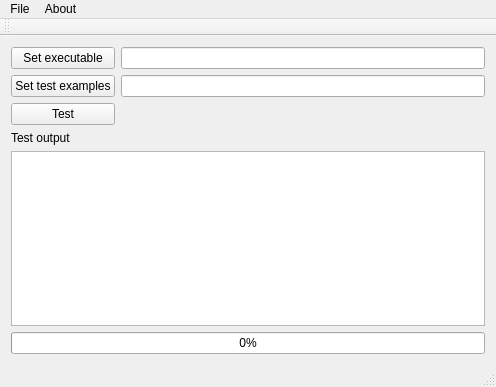
<?xml version="1.0" encoding="UTF-8"?>
<ui version="4.0">
 <class>MainWindow</class>
 <widget class="QMainWindow" name="MainWindow">
  <property name="geometry">
   <rect>
    <x>0</x>
    <y>0</y>
    <width>496</width>
    <height>387</height>
   </rect>
  </property>
  <property name="windowTitle">
   <string>Program Tester</string>
  </property>
  <widget class="QWidget" name="centralWidget">
   <layout class="QGridLayout" name="gridLayout_2">
    <item row="0" column="0">
     <layout class="QGridLayout" name="gridLayout">
      <item row="2" column="0">
       <widget class="QPushButton" name="btTest">
        <property name="text">
         <string>Test</string>
        </property>
       </widget>
      </item>
      <item row="0" column="1">
       <widget class="QLineEdit" name="leExecutablePath"/>
      </item>
      <item row="0" column="0">
       <widget class="QPushButton" name="btSetExecutable">
        <property name="text">
         <string>Set executable</string>
        </property>
       </widget>
      </item>
      <item row="1" column="0">
       <widget class="QPushButton" name="btSetInputExamples">
        <property name="text">
         <string>Set test examples</string>
        </property>
       </widget>
      </item>
      <item row="1" column="1">
       <widget class="QLineEdit" name="leTestExamples"/>
      </item>
     </layout>
    </item>
    <item row="2" column="0">
     <widget class="QListWidget" name="listWidgetLog"/>
    </item>
    <item row="1" column="0">
     <widget class="QLabel" name="label">
      <property name="text">
       <string>Test output</string>
      </property>
     </widget>
    </item>
    <item row="3" column="0">
     <widget class="QProgressBar" name="progressBarTest">
      <property name="value">
       <number>0</number>
      </property>
     </widget>
    </item>
   </layout>
  </widget>
  <widget class="QMenuBar" name="menuBar">
   <property name="geometry">
    <rect>
     <x>0</x>
     <y>0</y>
     <width>496</width>
     <height>17</height>
    </rect>
   </property>
   <widget class="QMenu" name="menuFile">
    <property name="title">
     <string>File</string>
    </property>
    <addaction name="separator"/>
    <addaction name="separator"/>
    <addaction name="actionNew_test"/>
    <addaction name="actionExit"/>
   </widget>
   <widget class="QMenu" name="menuAbout">
    <property name="title">
     <string>About</string>
    </property>
    <addaction name="actionAuthor"/>
    <addaction name="actionApplication"/>
   </widget>
   <addaction name="menuFile"/>
   <addaction name="menuAbout"/>
  </widget>
  <widget class="QToolBar" name="mainToolBar">
   <attribute name="toolBarArea">
    <enum>TopToolBarArea</enum>
   </attribute>
   <attribute name="toolBarBreak">
    <bool>false</bool>
   </attribute>
  </widget>
  <widget class="QStatusBar" name="statusBar"/>
  <action name="actionNew_test">
   <property name="text">
    <string>New test</string>
   </property>
  </action>
  <action name="actionExit">
   <property name="text">
    <string>Exit</string>
   </property>
  </action>
  <action name="actionAuthor">
   <property name="text">
    <string>Author</string>
   </property>
  </action>
  <action name="actionApplication">
   <property name="text">
    <string>Application</string>
   </property>
  </action>
 </widget>
 <layoutdefault spacing="6" margin="11"/>
 <tabstops>
  <tabstop>leExecutablePath</tabstop>
  <tabstop>btSetExecutable</tabstop>
  <tabstop>btSetInputExamples</tabstop>
  <tabstop>btTest</tabstop>
 </tabstops>
 <resources/>
 <connections>
  <connection>
   <sender>actionExit</sender>
   <signal>triggered()</signal>
   <receiver>MainWindow</receiver>
   <slot>close()</slot>
   <hints>
    <hint type="sourcelabel">
     <x>-1</x>
     <y>-1</y>
    </hint>
    <hint type="destinationlabel">
     <x>247</x>
     <y>193</y>
    </hint>
   </hints>
  </connection>
 </connections>
</ui>
